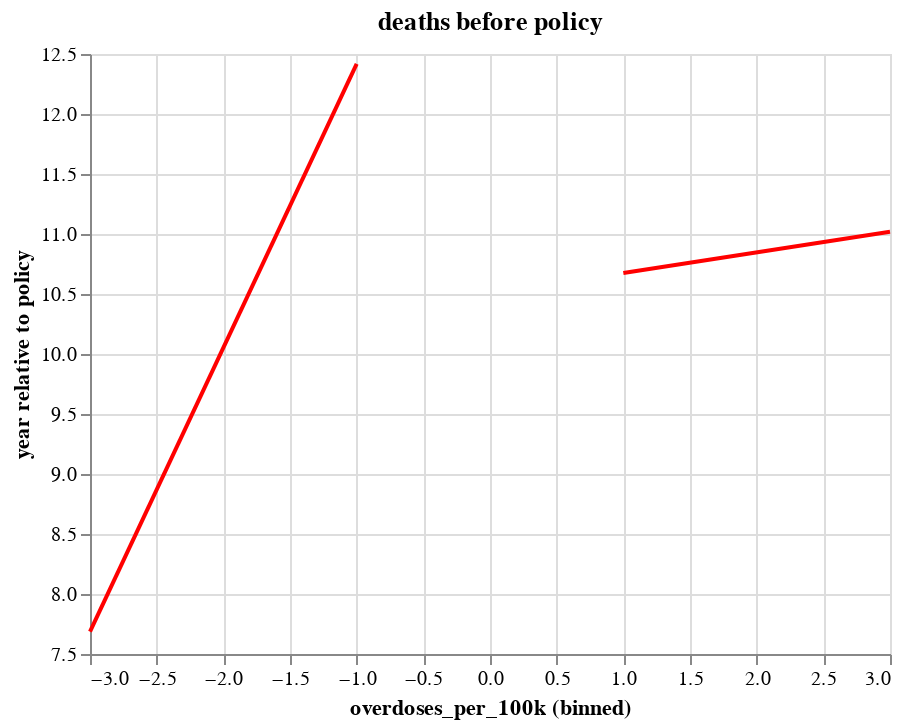

Notebook code for this chart:
### Code cell
fit_b4 + fit_after + error_bars

### Figure 1 — Vega-Lite specification as saved in the notebook (floating-point values rounded to 4 significant figures)
{"config": {"view": {"continuousWidth": 400, "continuousHeight": 300}}, "layer": [{"data": {"name": "data-a2702a7e9e889a7f9b444e25420e1d1c"}, "mark": "line", "encoding": {"color": {"value": "red"}, "x": {"field": "year relative to policy", "scale": {"zero": false}, "type": "quantitative"}, "y": {"field": "overdose_per_100k", "scale": {"zero": false}, "type": "quantitative"}}, "title": "deaths before policy", "transform": [{"on": "year relative to policy", "regression": "overdose_per_100k"}]}, {"data": {"name": "data-62a31d00ba8e1f1d76c06a6982492a56"}, "mark": "line", "encoding": {"color": {"value": "red"}, "x": {"field": "year relative to policy", "scale": {"zero": false}, "type": "quantitative"}, "y": {"field": "overdose_per_100k", "scale": {"zero": false}, "type": "quantitative"}}, "title": "deaths after policy", "transform": [{"on": "year relative to policy", "regression": "overdose_per_100k"}]}, {"data": {"name": "data-62a31d00ba8e1f1d76c06a6982492a56"}, "mark": {"type": "errorbar", "extent": "ci"}, "encoding": {"x": {"bin": true, "field": "overdoses_per_100k", "type": "quantitative"}, "y": {"field": "year relative to policy", "type": "quantitative"}}}], "$schema": "https://vega.github.io/schema/vega-lite/v4.17.0.json", "datasets": {"data-a2702a7e9e889a7f9b444e25420e1d1c": [{"Year": 2004.0, "overdose_per_100k": 8.103, "year relative to policy": -3}, {"Year": 2005.0, "overdose_per_100k": 9.22, "year relative to policy": -2}, {"Year": 2006.0, "overdose_per_100k": 12.83, "year relative to policy": -1}], "data-62a31d00ba8e1f1d76c06a6982492a56": [{"Year": 2008.0, "overdose_per_100k": 10.32, "year relative to policy": 1}, {"Year": 2009.0, "overdose_per_100k": 11.57, "year relative to policy": 2}, {"Year": 2010.0, "overdose_per_100k": 10.66, "year relative to policy": 3}]}}
